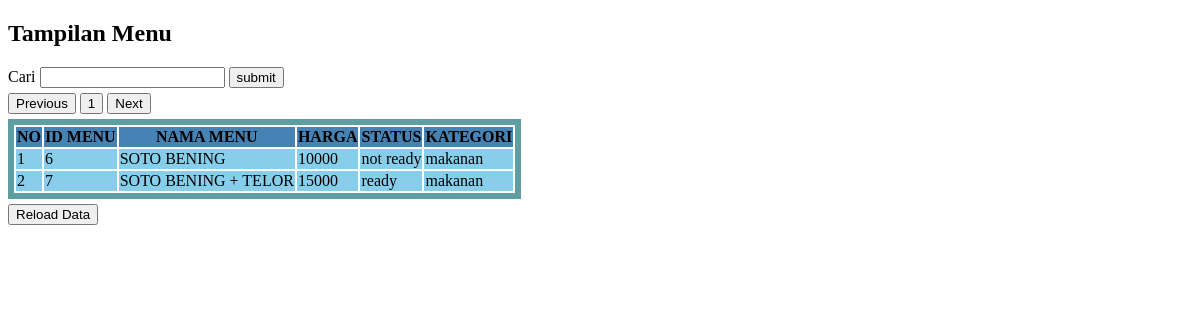
Page /pagination/page.php?menu=SOTO BENING on the committed database.
### tables this page shows
CREATE TABLE `menu` (
  `idmenu` int(11) NOT NULL AUTO_INCREMENT,
  `nama_menu` varchar(100) NOT NULL,
  `harga` decimal(20,0) NOT NULL,
  `status` enum('ready','not ready','pre order') NOT NULL,
  `kategori` enum('makanan','minuman','snack') NOT NULL,
  PRIMARY KEY (`idmenu`)
);

### pagination/page.php (the view, shortened to what this page needs)
<?php
include('connect.php');
$batas = 10;
$keyword = isset($_GET['menu']) ? $_GET['menu'] : '';
$halaman = isset($_GET['p']) ? (int)$_GET['p'] : 1;
$halamanAwal = ($halaman > 1) ? ($halaman * $batas) - $batas : 0;
$JumlahData = mysqli_num_rows((mysqli_query($conn, "SELECT * FROM menu WHERE nama_menu LIKE '%$keyword%'")));
$jumlahHalaman = ceil($JumlahData / $batas);
$datas = mysqli_query($conn, "SELECT * FROM menu WHERE nama_menu LIKE '%$keyword%' LiMIT $halamanAwal, $batas");
?>
<!DOCTYPE html>
<html lang="en">
<head>
</head>
<body>
    <h2>Tampilan Menu</h2>
    <form action="" method="GET" class="mb">
        <label for="fname">Cari</label>
        <input type="text" id="fname" name="menu">
        <input type="submit" value="submit" name="submit">
    </form>
    <a href=""><button>Previous</button></a>
    <?php for ($no = 1; $no <= $jumlahHalaman; $no++) : ?>
        <a href="?p=<?= $no ?>&menu=<?= $keyword ?>"><button class="mb"><?= $no ?></button></a>
    <?php endfor; ?>
    <a href=""><button>Next</button></a>
    <table class="tabel">
        <tr>
            <th>NO</th>
            <th>ID MENU</th>
            <th>NAMA MENU</th>
            <th>HARGA</th>
            <th>STATUS</th>
            <th>KATEGORI</th>
        </tr>
        <?php
        $no = 1;
        while ($data = mysqli_fetch_array($datas)) :
        ?>
            <tr>
                <td><?= $no++ ?></td>
                <td><?= $data['idmenu'] ?></td>
                <td><?= $data['nama_menu'] ?></td>
                <td><?= $data['harga'] ?></td>
                <td><?= $data['status'] ?></td>
                <td><?= $data['kategori'] ?></td>
            </tr>
        <?php endwhile; ?>
    </table>
    <form action="" method="POST" class="mt">
        <input type="submit" value="Reload Data" name="reload">
    </form>
</body>
</html>

### pagination/page.php (style rules this page uses)
.tabel { border: 6px solid cadetblue }
th { background-color: steelblue; }
tr { background-color: skyblue; }
.mb { margin-bottom: 5px; }
.mt { margin-top: 5px; }

### rows in the picture
menu: idmenu "6", nama_menu "SOTO BENING", harga "10000", status "not ready", kategori "makanan"
menu: idmenu "7", nama_menu "SOTO BENING + TELOR", harga "15000", status "ready", kategori "makanan"
